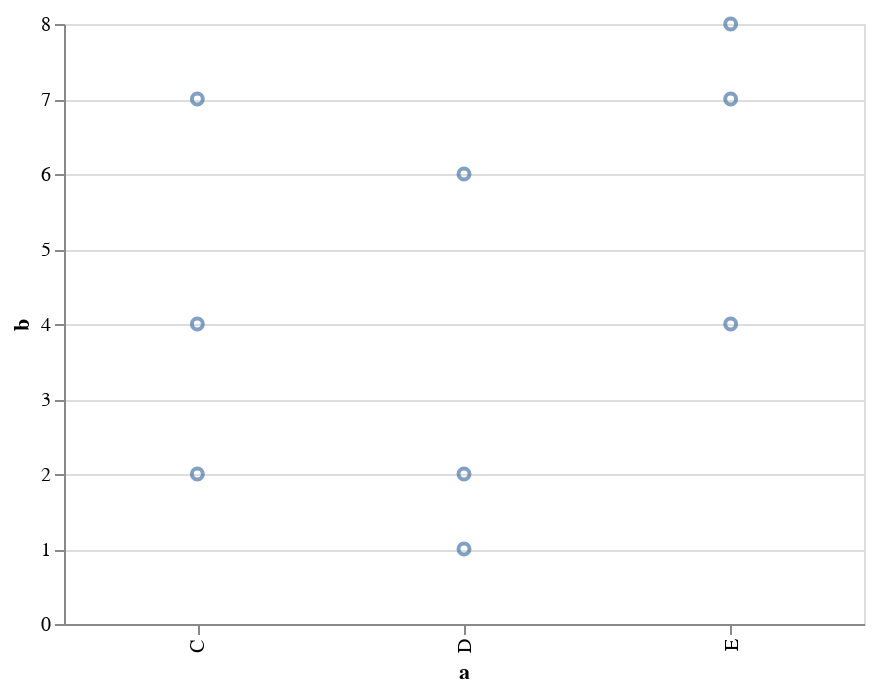

The notebook cell saved with this chart:
### Markdown cell above
Finalmente, separemos la posición vertical asignando el canal `y`, que como te imaginas, corresponde al eje vertical.

### Code cell
alt.Chart(df).mark_point().encode(
    x='a',
    y='b'
)

### Figure 1 — Vega-Lite specification as saved in the notebook (floating-point values rounded to 4 significant figures)
{"$schema": "https://vega.github.io/schema/vega-lite/v3.4.0.json", "config": {"background": "white", "mark": {"tooltip": null}, "view": {"height": 300, "width": 400}}, "data": {"name": "data-347f1284ea3247c0f55cb966abbdd2d8"}, "datasets": {"data-347f1284ea3247c0f55cb966abbdd2d8": [{"a": "C", "b": 2}, {"a": "C", "b": 7}, {"a": "C", "b": 4}, {"a": "D", "b": 1}, {"a": "D", "b": 2}, {"a": "D", "b": 6}, {"a": "E", "b": 8}, {"a": "E", "b": 4}, {"a": "E", "b": 7}]}, "encoding": {"x": {"field": "a", "type": "nominal"}, "y": {"field": "b", "type": "quantitative"}}, "mark": "point"}
